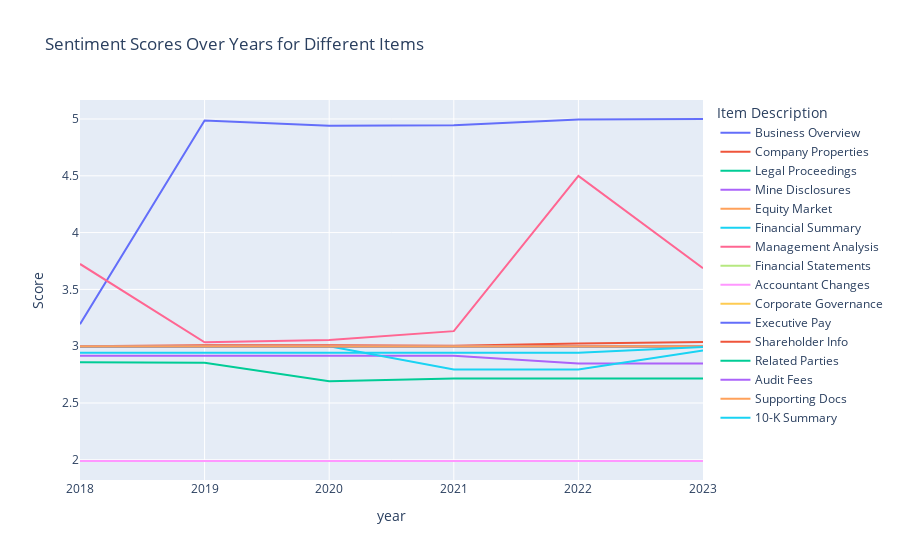

Notebook source saved alongside this figure:
### Code cell
import pandas as pd
import plotly.express as px

df = pd.DataFrame(dfplot)

df_long = df.melt(id_vars='year', var_name='Item', value_name='Score')

# Map items to their descriptions
df_long['Item Description'] = df_long['Item'].map(item_descriptions)

# Create the interactive plot
fig = px.line(df_long, x='year', y='Score', color='Item Description', title='Sentiment Scores Over Years for Different Items')

# Show the plot
fig.show()

### Figure 1 — Plotly figure (JSON) as saved in the notebook; plotly's stock layout.template omitted (floating-point values rounded to 4 significant figures)
{"data": [{"hovertemplate": "Item Description=Business Overview<br>year=%{x}<br>Score=%{y}<extra></extra>", "legendgroup": "Business Overview", "line": {"color": "#636efa", "dash": "solid"}, "marker": {"symbol": "circle"}, "mode": "lines", "name": "Business Overview", "orientation": "v", "showlegend": true, "type": "scatter", "x": ["2018", "2019", "2020", "2021", "2022", "2023"], "xaxis": "x", "y": [3.194, 4.987, 4.94, 4.944, 4.995, 5.0], "yaxis": "y"}, {"hovertemplate": "Item Description=Company Properties<br>year=%{x}<br>Score=%{y}<extra></extra>", "legendgroup": "Company Properties", "line": {"color": "#EF553B", "dash": "solid"}, "marker": {"symbol": "circle"}, "mode": "lines", "name": "Company Properties", "orientation": "v", "showlegend": true, "type": "scatter", "x": ["2018", "2019", "2020", "2021", "2022", "2023"], "xaxis": "x", "y": [3.0, 3.009, 3.009, 3.004, 3.023, 3.036], "yaxis": "y"}, {"hovertemplate": "Item Description=Legal Proceedings<br>year=%{x}<br>Score=%{y}<extra></extra>", "legendgroup": "Legal Proceedings", "line": {"color": "#00cc96", "dash": "solid"}, "marker": {"symbol": "circle"}, "mode": "lines", "name": "Legal Proceedings", "orientation": "v", "showlegend": true, "type": "scatter", "x": ["2018", "2019", "2020", "2021", "2022", "2023"], "xaxis": "x", "y": [2.86, 2.854, 2.692, 2.717, 2.717, 2.717], "yaxis": "y"}, {"hovertemplate": "Item Description=Mine Disclosures<br>year=%{x}<br>Score=%{y}<extra></extra>", "legendgroup": "Mine Disclosures", "line": {"color": "#ab63fa", "dash": "solid"}, "marker": {"symbol": "circle"}, "mode": "lines", "name": "Mine Disclosures", "orientation": "v", "showlegend": true, "type": "scatter", "x": ["2018", "2019", "2020", "2021", "2022", "2023"], "xaxis": "x", "y": [2.917, 2.917, 2.917, 2.917, 2.847, 2.847], "yaxis": "y"}, {"hovertemplate": "Item Description=Equity Market<br>year=%{x}<br>Score=%{y}<extra></extra>", "legendgroup": "Equity Market", "line": {"color": "#FFA15A", "dash": "solid"}, "marker": {"symbol": "circle"}, "mode": "lines", "name": "Equity Market", "orientation": "v", "showlegend": true, "type": "scatter", "x": ["2018", "2019", "2020", "2021", "2022", "2023"], "xaxis": "x", "y": [3.0, 3.0, 3.0, 3.0, 3.0, 3.0], "yaxis": "y"}, {"hovertemplate": "Item Description=Financial Summary<br>year=%{x}<br>Score=%{y}<extra></extra>", "legendgroup": "Financial Summary", "line": {"color": "#19d3f3", "dash": "solid"}, "marker": {"symbol": "circle"}, "mode": "lines", "name": "Financial Summary", "orientation": "v", "showlegend": true, "type": "scatter", "x": ["2018", "2019", "2020", "2021", "2022", "2023"], "xaxis": "x", "y": [3.0, 3.0, 3.0, 2.795, 2.795, 2.962], "yaxis": "y"}, {"hovertemplate": "Item Description=Management Analysis<br>year=%{x}<br>Score=%{y}<extra></extra>", "legendgroup": "Management Analysis", "line": {"color": "#FF6692", "dash": "solid"}, "marker": {"symbol": "circle"}, "mode": "lines", "name": "Management Analysis", "orientation": "v", "showlegend": true, "type": "scatter", "x": ["2018", "2019", "2020", "2021", "2022", "2023"], "xaxis": "x", "y": [3.724, 3.034, 3.055, 3.132, 4.498, 3.686], "yaxis": "y"}, {"hovertemplate": "Item Description=Financial Statements<br>year=%{x}<br>Score=%{y}<extra></extra>", "legendgroup": "Financial Statements", "line": {"color": "#B6E880", "dash": "solid"}, "marker": {"symbol": "circle"}, "mode": "lines", "name": "Financial Statements", "orientation": "v", "showlegend": true, "type": "scatter", "x": ["2018", "2019", "2020", "2021", "2022", "2023"], "xaxis": "x", "y": [3.0, 3.0, 3.0, 3.0, 3.0, 3.0], "yaxis": "y"}, {"hovertemplate": "Item Description=Accountant Changes<br>year=%{x}<br>Score=%{y}<extra></extra>", "legendgroup": "Accountant Changes", "line": {"color": "#FF97FF", "dash": "solid"}, "marker": {"symbol": "circle"}, "mode": "lines", "name": "Accountant Changes", "orientation": "v", "showlegend": true, "type": "scatter", "x": ["2018", "2019", "2020", "2021", "2022", "2023"], "xaxis": "x", "y": [1.989, 1.989, 1.989, 1.989, 1.989, 1.989], "yaxis": "y"}, {"hovertemplate": "Item Description=Corporate Governance<br>year=%{x}<br>Score=%{y}<extra></extra>", "legendgroup": "Corporate Governance", "line": {"color": "#FECB52", "dash": "solid"}, "marker": {"symbol": "circle"}, "mode": "lines", "name": "Corporate Governance", "orientation": "v", "showlegend": true, "type": "scatter", "x": ["2018", "2019", "2020", "2021", "2022", "2023"], "xaxis": "x", "y": [3.0, 3.0, 3.0, 3.0, 2.999, 3.0], "yaxis": "y"}, {"hovertemplate": "Item Description=Executive Pay<br>year=%{x}<br>Score=%{y}<extra></extra>", "legendgroup": "Executive Pay", "line": {"color": "#636efa", "dash": "solid"}, "marker": {"symbol": "circle"}, "mode": "lines", "name": "Executive Pay", "orientation": "v", "showlegend": true, "type": "scatter", "x": ["2018", "2019", "2020", "2021", "2022", "2023"], "xaxis": "x", "y": [3.0, 3.0, 3.0, 3.0, 3.0, 3.0], "yaxis": "y"}, {"hovertemplate": "Item Description=Shareholder Info<br>year=%{x}<br>Score=%{y}<extra></extra>", "legendgroup": "Shareholder Info", "line": {"color": "#EF553B", "dash": "solid"}, "marker": {"symbol": "circle"}, "mode": "lines", "name": "Shareholder Info", "orientation": "v", "showlegend": true, "type": "scatter", "x": ["2018", "2019", "2020", "2021", "2022", "2023"], "xaxis": "x", "y": [3.0, 3.0, 3.0, 3.0, 3.0, 3.0], "yaxis": "y"}, {"hovertemplate": "Item Description=Related Parties<br>year=%{x}<br>Score=%{y}<extra></extra>", "legendgroup": "Related Parties", "line": {"color": "#00cc96", "dash": "solid"}, "marker": {"symbol": "circle"}, "mode": "lines", "name": "Related Parties", "orientation": "v", "showlegend": true, "type": "scatter", "x": ["2018", "2019", "2020", "2021", "2022", "2023"], "xaxis": "x", "y": [3.0, 3.0, 3.0, 3.0, 3.0, 3.0], "yaxis": "y"}, {"hovertemplate": "Item Description=Audit Fees<br>year=%{x}<br>Score=%{y}<extra></extra>", "legendgroup": "Audit Fees", "line": {"color": "#ab63fa", "dash": "solid"}, "marker": {"symbol": "circle"}, "mode": "lines", "name": "Audit Fees", "orientation": "v", "showlegend": true, "type": "scatter", "x": ["2018", "2019", "2020", "2021", "2022", "2023"], "xaxis": "x", "y": [3.0, 3.0, 3.0, 3.0, 3.0, 3.0], "yaxis": "y"}, {"hovertemplate": "Item Description=Supporting Docs<br>year=%{x}<br>Score=%{y}<extra></extra>", "legendgroup": "Supporting Docs", "line": {"color": "#FFA15A", "dash": "solid"}, "marker": {"symbol": "circle"}, "mode": "lines", "name": "Supporting Docs", "orientation": "v", "showlegend": true, "type": "scatter", "x": ["2018", "2019", "2020", "2021", "2022", "2023"], "xaxis": "x", "y": [3.0, 3.0, 3.0, 3.0, 3.0, 3.0], "yaxis": "y"}, {"hovertemplate": "Item Description=10-K Summary<br>year=%{x}<br>Score=%{y}<extra></extra>", "legendgroup": "10-K Summary", "line": {"color": "#19d3f3", "dash": "solid"}, "marker": {"symbol": "circle"}, "mode": "lines", "name": "10-K Summary", "orientation": "v", "showlegend": true, "type": "scatter", "x": ["2018", "2019", "2020", "2021", "2022", "2023"], "xaxis": "x", "y": [2.943, 2.943, 2.943, 2.943, 2.943, 2.993], "yaxis": "y"}], "layout": {"legend": {"title": {"text": "Item Description"}, "tracegroupgap": 0}, "title": {"text": "Sentiment Scores Over Years for Different Items"}, "xaxis": {"anchor": "y", "domain": [0, 1], "title": {"text": "year"}}, "yaxis": {"anchor": "x", "domain": [0, 1], "title": {"text": "Score"}}}}
